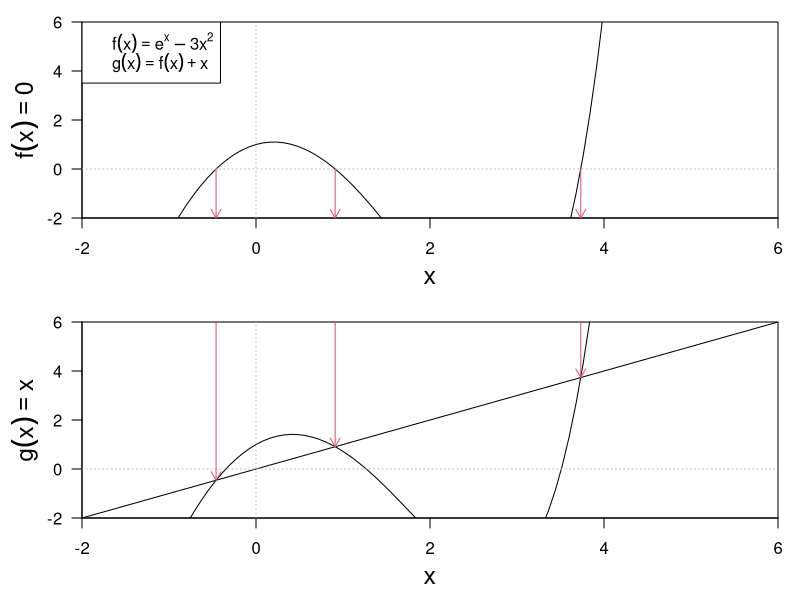

This figure's R source:
f <- function(x)exp(x) - 3*x^2

r1 <- uniroot(f, lower=-2, upper=0)$root
r2 <- uniroot(f, lower=0, upper=2)$root
r3 <- uniroot(f, lower=2, upper=4)$root

files <- F
if(files)pdf("root_fixed.pdf", height=10, width=5)
par(mfrow=c(2, 1), mar=c(4.1, 4.1, 1.1, 1.1), xaxs='i', yaxs='i')

plot(f, xlim=c(-2, 6), ylim=c(-2, 6),xlab="", ylab="", las=1)
mtext(expression(x), 1, line=2.5, cex=1.5)
mtext(expression(f(x) == 0), 2, line=2, cex=1.5)

arrows(r1, -2, r1, 0, col=2, length=0.1, code=1)
arrows(r2, -2, r2, 0, col=2, length=0.1, code=1)
arrows(r3, -2, r3, 0, col=2, length=0.1, code=1)

abline(h=0, lty=3, col="gray")
abline(v=0, lty=3, col="gray")
legend("topleft", c(expression(f(x) == e^x - 3*x^2), expression(g(x) == f(x) + x)), bg="white")

plot(function(x)f(x) + x, xlim=c(-2, 6), ylim=c(-2, 6), xlab="", ylab="", las=1)
plot(function(x)x, xlim=c(-2, 6), ylim=c(-2, 6), add=T)
mtext(expression(x), 1, line=2.5, cex=1.5)
mtext(expression(g(x) == x), 2, line=2, cex=1.5)

abline(h=0, lty=3, col="gray")
abline(v=0, lty=3, col="gray")
arrows(r1, 6, r1, r1, col=2, length=0.1, code=2)
arrows(r2, 6, r2, r2, col=2, length=0.1, code=2)
arrows(r3, 6, r3, r3, col=2, length=0.1, code=2)
if(files)dev.off()
